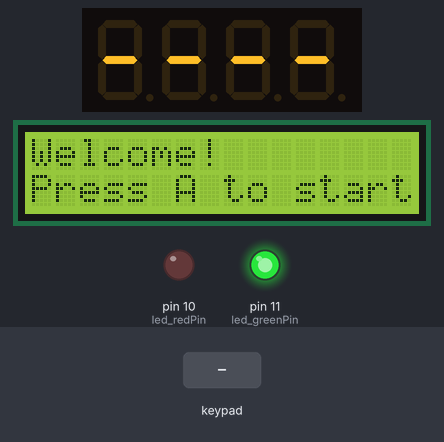
A sketch run on a simulated Arduino Uno, built with avr-gcc and run on an emulated ATmega328P. On the bench: 4-digit seven-segment display, 16×2 character LCD, output pins drawn as LEDs (lit = HIGH). Inputs (shaded band) come from the test bench. What the sketch prints to the serial monitor is not drawn.

Above: at 1.2 s.
1.3 s: key 'A' pressed
At 2.1 s:
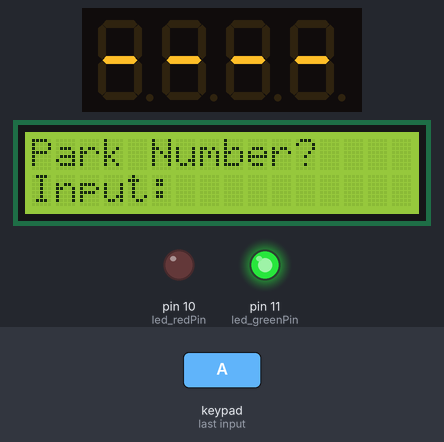
2.8 s: keypad keys 6 7 8 9 A pressed 0.4 s apart
At 5.7 s:
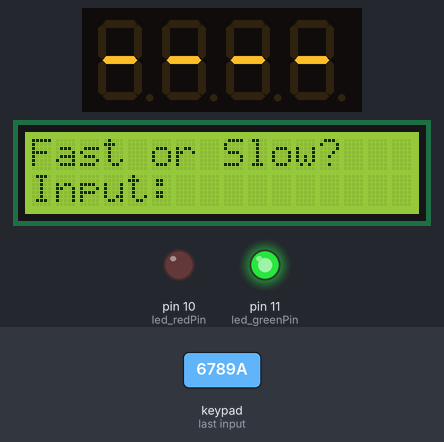
6.3 s: key 'B' pressed
At 7.5 s:
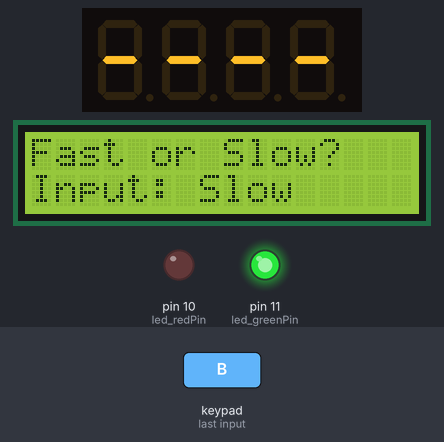
9.3 s: keypad keys 5 4 3 2 A pressed 0.4 s apart
At 12.1 s:
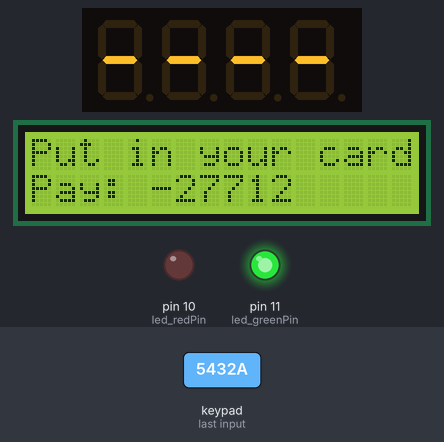
12.8 s: keypad keys 1 3 9 7 A pressed 0.4 s apart
At 15.6 s:
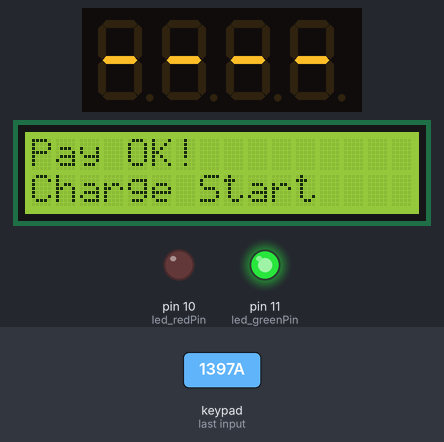
17.8 s: key 'C' pressed
At 18.9 s:
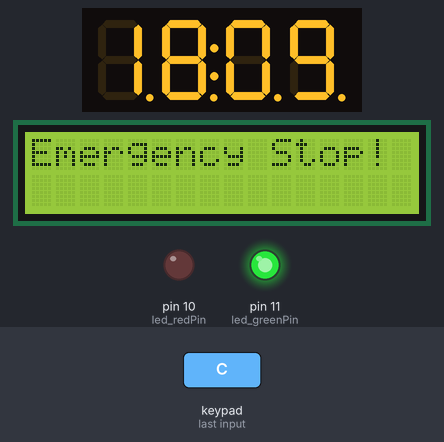
Timing chart, 0 to 20.8 s (numbered marks = the images above; inputs shaded):
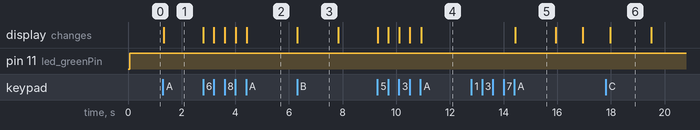

The sketch:

EV_system_7_2nd_LED.ino
```cpp
// EV Charging System Arduino Code
// Made by Barleyfield
#include <Keypad.h>
#include <Wire.h>
#include <LiquidCrystal_I2C.h>
#include <Adafruit_GFX.h>
#include "Adafruit_LEDBackpack.h"

Adafruit_7segment matrix = Adafruit_7segment();   // Adafruit 숫자 LCD 선언
LiquidCrystal_I2C lcd(0x27,16,2);                 // LCD 선언
const byte ROWS = 4;                              // 키보드 행(rows) 개수
const byte COLS = 4;                              // 키보드 열(columns) 개수
char keys[ROWS][COLS] = {
  /*
  {'1','2','3','A'},
  {'4','5','6','B'},
  {'7','8','9','C'},
  {'*','0','#','D'}
  */
  {'*','7','4','1'},
  {'0','8','5','2'},
  {'#','9','6','3'},
  {'*','C','B','A'}
};

byte rowPins[ROWS] = {6, 7, 8, 9};   // R1, R2, R3, R4 단자가 연결된 아두이노 핀 번호
byte colPins[COLS] = {5, 4, 3, 2};   // C1, C2, C3, C4 단자가 연결된 아두이노 핀 번호
Keypad mykeypad = Keypad(makeKeymap(keys), rowPins, colPins, 4, 4);

int led_redPin = 10;      // 빨강 LED. 충전 시 ON
int led_greenPin = 11;    // 초록 LED. 평상시 ON

void setup() {
  // Adafruit LCD 초기화
  #ifndef __AVR_ATtiny85__
    Serial.begin(9600);
    Serial.println("7 Segment Backpack Test");
  #endif
    matrix.begin(0x70);

  // Arduino LCD 초기화
  lcd.init();
  lcd.backlight();

  // LED 초기화
  pinMode(led_redPin, OUTPUT);
  pinMode(led_greenPin, OUTPUT);

}

int charge_start = 0;                   // 충전 시작 (0이면 미사용 - 현재 시간 출력)
int idle_state_exit = 0;                // 유휴 상태 탈출? 변수용

void loop() {
  // 변수 선언
  char park_number_input[3];              // 주차장 자리 입력 배열
  int park_number = 0;                    // 주차장 자리 번호
  int park_number_input_complete = 0;    // 주차장 자리 입력 완료 변수
  int park_number_input_index = 0;


  char charge_amount_input[4];            // 충전량 char 배열
  int charge_amount = 0;                  // 충전량 int형
  int charge_amount_input_index = 0;      // 충전량 char 배열 인덱스
  int charge_complete = 0;                // 충전 완료 변수
  int charge_amount_input_complete = 0;   // 충전량 입력 끝 (while 반복문용)
  int charge_increase = 0;                // 충전량 증가량
  int charge_now = 0;                     // 충전량 - 현재

  int fast_or_slow = 0;                   // fast = 1, slow = 0
  int fast_or_slow_input_complete = 0;    // 급속완속 입력 완료 변수 (while 반복문용), A = Fast, B = slow

  int RFID_check_complete = 0;            // 결제 (RFID 카드) 완료 변수
  int money_required = 0;                 // 전기차 최종 충전요금
  int money_fast = 320;                   // 전기차 충전 요금
  int money_slow = 200;                   //  100%=60kW 기준 완충 20,000원
                                          //  완속 = 20,000원, 급속 = 32,000원으로 가정.
  int emergency_stop = 0;                 // 긴급 정지 (0: 정상 종료, 1: 긴급 종료)
  boolean drawDots = true;                // Adafruit LCD 가운데 점 2개 출력용
  uint16_t timer = 0;                     // Adafruit LCD 충전 시 걸리는 시간
  int if_second_selected = 0;             // 2번째 공간 선택 시 LED 켜짐.
  int i=0;                                // for문용 변수


  // Adafruit LCD 초기화 (-- -- 상태. 가운데 점 없음)
  matrix.print(10000, DEC);
  matrix.writeDisplay();


  if(charge_start == 1)
  {
    // 주차장 자리 선택
    lcd.clear();
    lcd.setCursor(0,0);
    lcd.print("Park Number?");
    lcd.setCursor(0,1);
    lcd.print("Input: ");   // 7글자 (0~6)
    lcd.setCursor(7,1);
    while(park_number_input_complete != 1)
    {
      char key_park = mykeypad.getKey();
      if((key_park != NO_KEY) && ( (key_park >= '0' && key_park <= '9') || (key_park == 'A' || key_park == 'B') ) )
      {
        if(key_park == 'A')  // A키 : 입력 완료
        {
           park_number = atoi(park_number_input);
           if(park_number > 12)                     // 주차 공간 숫자인 12를 넘으면 재입력 요구
           {
              for(i=0; i<9; i++)                // 충전량 입력하는 화면 지우기
              {
                lcd.setCursor(7+i,1);
                lcd.print(" ");
              }
              for(i=0; i<3; i++)
              {
                park_number_input[i] = '\0';  // NULL문자로 배열 초기화
              }
              park_number_input_index = 0;    // 인덱스 초기화
              lcd.setCursor(7,1);
              continue;
           }
           else
           {
             park_number_input_complete = 1;
             break;
           }
        }
        else if( (key_park == 'B') || (park_number_input_index > 2) )   // B키 또는 인덱스 초과 : 초기화 (다시 입력)
        {
          for(i=0; i<9; i++)                // 충전량 입력하는 화면 지우기
          {
            lcd.setCursor(7+i,1);
            lcd.print(" ");
          }
          for(i=0; i<3; i++)
          {
            park_number_input[i] = '\0';  // NULL문자로 배열 초기화
          }
          park_number_input_index = 0;    // 인덱스 초기화
          lcd.setCursor(7,1);
          continue;
        }
        else
        {
          park_number_input[park_number_input_index] = key_park;
          park_number_input_index++;
          lcd.leftToRight();
          lcd.print(key_park);
        }
      }
    }

    // 주차장 번호가 혹시 2번인지 확인
    if(park_number == 2)
    {
      if_second_selected = 1;
    }


    // 급속완속 충전 선택
    lcd.clear();
    lcd.setCursor(0,0);
    lcd.print("Fast or Slow?");
    lcd.setCursor(0,1);
    lcd.print("Input: ");
    while(fast_or_slow_input_complete != 1)
    {
      char key2 = mykeypad.getKey();
      if( (key2 != NO_KEY) && (key2 == 'A' || key2 == 'B') )
      {
        switch(key2)
        {
          case 'A':           // 'A' 키 누르면 급속충전
            fast_or_slow = 1;
            lcd.print("Fast");
            delay(1500);
            fast_or_slow_input_complete = 1;
            break;
           case 'B':         // 'B' 키 누르면 급속충전
            fast_or_slow = 0;
            lcd.print("Slow");
            delay(1500);
            fast_or_slow_input_complete = 1;
            break;
        }

      }
    }

    // 충전량 입력
    lcd.clear();
    lcd.setCursor(0,0);
    lcd.print("Charge Amount?");
    lcd.setCursor(0,1);
    lcd.print("(1~100): ");   // 9글자 (0~8)

    while(charge_amount_input_complete != 1)
    {
      char key = mykeypad.getKey();
      if((key != NO_KEY) && ( (key >= '0' && key <= '9') ||  (key == 'A' || key == 'B') ) )
      {
        if(key == 'A')  // #키 : 입력 완료
        {
           charge_amount = atoi(charge_amount_input);
           charge_amount_input_complete = 1;
           break;
        }
        else if( (key == 'B') || (charge_amount_input_index > 3) )   // *키 또는 인덱스 초과 : 초기화 (다시 입력)
        {
          for(i=0; i<7; i++)                // 충전량 입력하는 화면 지우기
          {
            lcd.setCursor(9+i,1);
            lcd.print(" ");
          }
          for(i=0; i<4; i++)
          {
            charge_amount_input[i] = '\0';  // NULL문자로 배열 초기화
          }
          charge_amount_input_index = 0;    // 인덱스 초기화
          lcd.setCursor(9,1);
          continue;
        }
        else
        {
          charge_amount_input[charge_amount_input_index] = key;
          charge_amount_input_index++;
          lcd.leftToRight();
          lcd.print(key);
        }
      }
    }

    // RFID 카드로 결제
    if(fast_or_slow == 1)   // 급속/완속에 따른 금액 설정
    {
      money_required = money_fast * charge_amount;
    }
    else
    {
      money_required = money_slow * charge_amount;
    }
    lcd.clear();
    lcd.setCursor(0,0);
    lcd.print("Put in your card");
    lcd.setCursor(0,1);
    lcd.print("Pay: ");
    lcd.print(money_required);
    while(RFID_check_complete != 1)
    {
      char key3 = mykeypad.getKey();
      if(key3 != NO_KEY)
      {
        if(key3 == 'A')
        {
          lcd.clear();
          lcd.setCursor(0,0);
          lcd.print("Pay OK!");
          lcd.setCursor(0,1);
          lcd.print("Charge Start");
          delay(1500);
          RFID_check_complete = 1;
          break;
        }
      }
    }


    // 급속/완속과 충전량 설정에 따른 변수 설정
    if(fast_or_slow == 1)
    {
      charge_increase = 10;
      timer = charge_amount/charge_increase;
    }
    else
    {
      charge_increase = 3;
      timer = charge_amount/charge_increase;
    }


    // 충전 시작
    if(if_second_selected == 1)
    {
      digitalWrite(led_redPin, HIGH);     // 빨강 LED 켜기
      digitalWrite(led_greenPin, LOW);
    }
    lcd.clear();
    lcd.setCursor(0,0);
    lcd.print("To: ");  // 4글자
    lcd.print(charge_amount);
    lcd.print("%");
    lcd.setCursor(0,1);
    lcd.print("Now: "); // 5글자
    lcd.setCursor(8,1);
    lcd.print("%");
    while(charge_complete != 1)
    {
      char emergency_button = mykeypad.getKey();
      if(emergency_button != NO_KEY)
      {
        if(emergency_button == 'C')    // 비상버튼 'A'를 누르면 강제 반복문 탈출
        {
           charge_complete = 1;
           emergency_stop = 1;
           break;
        }
      }
      if( (charge_now >= charge_amount) || (timer < 0) )
      {
        // Adafruit LCD 00:00으로 초기화
        matrix.writeDigitNum(0, 0, drawDots);
        matrix.writeDigitNum(1, 0, drawDots);
        matrix.drawColon(drawDots);
        matrix.writeDigitNum(3, 0, drawDots);
        matrix.writeDigitNum(4, 0, drawDots);
        matrix.writeDisplay();
        charge_complete = 1;
        break;
      }
      // 타이머 표시
      if(timer % 100 == 0)
      {
        matrix.writeDigitNum(0, (timer / 1000), drawDots);
        matrix.writeDigitNum(1, (timer / 100) % 10, drawDots);
        matrix.drawColon(drawDots);
        matrix.writeDigitNum(3, (timer % 100) / 10 , drawDots);
        matrix.writeDigitNum(4, timer % 10, drawDots);
        timer = timer - 41;
        matrix.writeDisplay();
      }
      else
      {
        matrix.writeDigitNum(0, (timer / 1000), drawDots);
        matrix.writeDigitNum(1, (timer / 100) % 10, drawDots);
        matrix.drawColon(drawDots);
        matrix.writeDigitNum(3, (timer / 10) % 10, drawDots);
        matrix.writeDigitNum(4, timer % 10, drawDots);
        timer--;
        matrix.writeDisplay();
      }

      // 충전량 표시
      lcd.setCursor(5,1);
      lcd.print(charge_now);
      delay(998);
      charge_now = charge_now + charge_increase;
    }


    if(emergency_stop == 1)
    {      // 비상 정지
      digitalWrite(led_redPin, LOW);
      digitalWrite(led_greenPin, HIGH);   // 어쨌든 충전 끝 / 정지 시 초록 LED ON.
      lcd.clear();
      lcd.setCursor(0,0);
      lcd.print("Emergency Stop!");
      charge_start = 0;
      idle_state_exit = 0;
      delay(1500);
    }
    else
    {     // 충전 정상 완료
      digitalWrite(led_redPin, LOW);
      digitalWrite(led_greenPin, HIGH);
      lcd.clear();
      lcd.setCursor(0,0);
      lcd.print("No.");
      lcd.print(park_number);
      lcd.print(" ");
      lcd.print("Charge OK!");
      lcd.setCursor(0,1);
      lcd.print("Please Unplug");
      charge_start = 0;
      idle_state_exit = 0;
      delay(2500);
    }
  }
  else
  {
    // 대기 상태. 현재 시간 출력.
    digitalWrite(led_redPin, LOW);
    digitalWrite(led_greenPin, HIGH);
    lcd.clear();
    lcd.setCursor(0,0);
    lcd.print("Welcome!");
    lcd.setCursor(0,1);
    lcd.print("Press A to start");
    while(idle_state_exit != 1)
    {
      char key_to_exit = mykeypad.getKey();
      if( (key_to_exit != NO_KEY) )
      {
        if(key_to_exit == 'A')
        {
          idle_state_exit = 1;
          charge_start = 1;
          break;
        }
     }
    }
  }
}
```

Measured:
- after the input at 1.3 s, the display: changes at once (image 1)
- after the input at 2.8 s, the display: first changes at once (image 2 shows a later state)
- after the input at 6.3 s, the display: changes at once (image 3)
- after the input at 9.3 s, the display: first changes at once (image 4 shows a later state)
- after the input at 12.8 s, the display: changes after 1.6 s (image 5)
- after the input at 17.8 s, the display: changes after 0.17 s (image 6)
- what the display in image 3 shows lasts 1.5 s, from 6.3 s to 7.8 s
